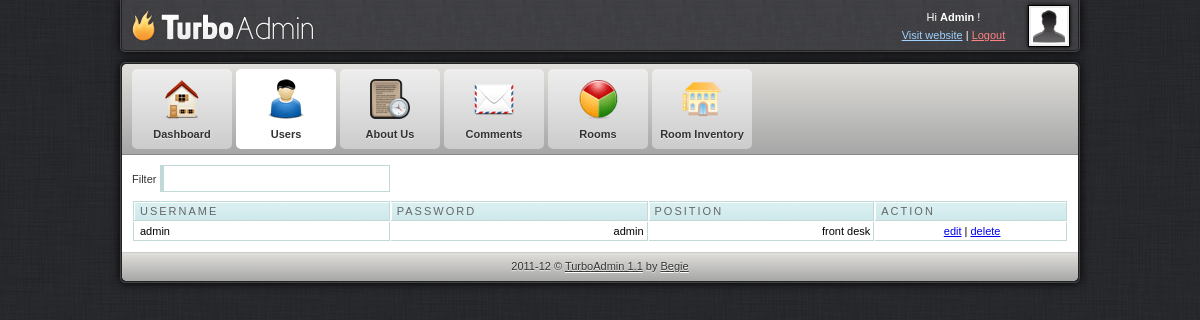
The page /admin/user.php (signed in) on the database its author committed.
### tables this page shows
CREATE TABLE IF NOT EXISTS `user` (
  `user_id` int(11) NOT NULL AUTO_INCREMENT,
  `username` varchar(30) NOT NULL,
  `password` varchar(30) NOT NULL,
  `position` varchar(45) NOT NULL,
  PRIMARY KEY (`user_id`)
);

### admin/user.php (the view, shortened to what this page needs)
<html>
<head>
<link href="css/style.css" rel="stylesheet" type="text/css" />
<link rel="stylesheet" href="febe/style.css" type="text/css" media="screen" charset="utf-8">
<link href="src/facebox.css" media="screen" rel="stylesheet" type="text/css" />
</head>
<body>
	<div id="container">
		<div id="adminbar-outer" class="radius-bottom">
			<div id="adminbar" class="radius-bottom">
				<a id="logo" href="dashboard.php"></a>
				<div id="details">
					<a class="avatar" href="javascript: void(0)">
					<img width="36" height="36" alt="avatar" src="img/avatar.jpg">
					</a>
					<div class="tcenter">
					Hi
					<strong>Admin</strong>
					!
					<br>
					<a class="alight" href="javascript: void(0)">Visit website</a>
					|
					<a class="alightred" href="../index.php">Logout</a>
					</div>
				</div>
			</div>
		</div>
		<div id="panel-outer" class="radius" style="opacity: 1;">
			<div id="panel" class="radius">
				<ul class="radius-top clearfix" id="main-menu">
					<li>
						<a href="dashboard.php">
							<img alt="Dashboard" src="img/m-dashboard.png">
							<span>Dashboard</span>
						</a>
					</li>
					<li>
						<a class="active" href="user.php">
							<img alt="Users" src="img/m-users.png">
							<span>Users</span>
							<span class="submenu-arrow"></span>
						</a>
					</li>
					<li>
						<a href="aboutus.php">
							<img alt="Articles" src="img/m-articles.png">
							<span>About Us</span>
							<span class="submenu-arrow"></span>
						</a>
					</li>
					<li>
						<a href="message.php">
							<img alt="Newsletter" src="img/m-newsletter.png">
							<span>Comments</span>
						</a>
					</li>
					<li>
						<a href="rooms.php">
							<img alt="Statistics" src="img/m-statistics.png">
							<span>Rooms</span>
						</a>
					</li>
					<li>
						<a href="roominventory.php">
							<img alt="Custom" src="img/m-custom.png">
							<span>Room Inventory</span>
						</a>
					</li>
				</ul>
				<div id="content" class="clearfix">
					<label for="filter">Filter</label> <input type="text" name="filter" value="" id="filter" />
					<table cellpadding="1" cellspacing="1" id="resultTable">
						<thead>
							<tr>
								<th  style="border-left: 1px solid #C1DAD7"> Username </th>
								<th> Password </th>
								<th> Position </th>
								<th> Action </th>
							</tr>
						</thead>
						<tbody>
						<?php
							$result = mysql_query("SELECT * FROM user ORDER BY username ASC");
							while($row = mysql_fetch_array($result))
								{
									echo '<tr class="record">';
									echo '<td style="border-left: 1px solid #C1DAD7;">'.$row['username'].'</td>';
									echo '<td><div align="right">'.$row['password'].'</div></td>';
									echo '<td><div align="right">'.$row['position'].'</div></td>';
									echo '<td><div align="center"><a rel="facebox" href="edituser.php?id='.$row['user_id'].'">edit</a> | <a href="#" id="'.$row['user_id'].'" class="delbutton" title="Click To Delete">delete</a></div></td>';
									echo '</tr>';
								}
							?>
						</tbody>
					</table>
				</div>
				<div id="footer" class="radius-bottom">
					2011-12 ©
					<a class="afooter-link" href="">TurboAdmin 1.1</a>
					by
					<a class="afooter-link" href="">Begie</a>
				</div>
			</div>
		</div>
	</div>
</body>
</html>

### admin/css/style.css (style rules this page uses)
html, body { background: url("../img/bg.jpg") repeat scroll 0 0 #333333; color: #333333; font-family: Arial,Helvetica,sans-serif; font-size: 11px; line-height: 1.6; margin:0; }
#container { margin: 0 auto; width: 960px; }
#login-container-outer, #container #adminbar-outer, #container #panel-outer { border: 1px solid #444444; box-shadow: 0 0 10px #000000; }
#container #adminbar-outer { background: none repeat scroll 0 0 #403F44; border-top: medium none; margin: 0 0 10px; }
.radius-bottom { border-bottom-left-radius: 5px; border-bottom-right-radius: 5px; }
#login-container, #container #adminbar, #container #panel { border: 1px solid #222222; }
#container #adminbar { background: url("../img/alter-bg.jpg") repeat scroll left top transparent; border-top: medium none; height: 50px; }
.clearfix { clear:both; }
#container #adminbar a#logo { background: url("../img/logo.png") no-repeat scroll left top transparent; display: block; float: left; height: 50px; width: 200px; }
#container #adminbar #details { color: #FFFFFF; float: right; height: 34px; line-height: 18px; padding: 8px; width: 184px; }
#container #adminbar #details a.avatar { background-color: #EEEEEE; border: 1px solid #000000; box-shadow: 0 0 4px #000000; display: block; float: right; height: 36px; margin: -3px 0 0 7px; padding: 2px; width: 36px; }
.tcenter { text-align: center; }
a.alight { color: #9FD2FF; }
a.alightred { color: #FF8181; }
.radius { border-radius: 5px 5px 5px 5px; }
#container #panel ul#main-menu, #container #panel #footer, #login-extra { background-color: #D5D5D5; background-image: linear-gradient(#E0DFDB, #A6A6A6); }
ul#main-menu { border-bottom: 1px solid #888888; list-style: none outside none; margin: 0; padding: 0 10px; }
.radius-top { border-top-left-radius: 5px; border-top-right-radius: 5px; }
ul#main-menu li { float: left; margin: 5px 4px 5px 0; }
ul#main-menu li a.active { background: none repeat scroll 0 0 #FFFFFF; text-shadow: 0 1px 1px #FFFFFF; }
ul#main-menu li a { background: linear-gradient(#EEEEEE, #CCCCCC) repeat scroll 0 0 #EEEEEE; border-radius: 5px 5px 5px 5px; color: #333333; display: block; font-weight: bold; height: 80px; line-height: 1px; position: relative; text-align: center; text-shadow: 0 1px 1px #EEEEEE; width: 100px; text-decoration:none; }
ul#main-menu li a img { height: 40px; padding: 10px 15px 5px; width: 40px; }
ul#main-menu li a span { display: block; line-height: 20px; padding: 0 0 5px; }
#container #content { padding: 10px; background-color:#ffffff; }
#container #footer { border-top: 1px solid #CCCCCC; color: #333333; margin: 0; padding: 5px; text-align: center; text-shadow: 0 1px 1px #EEEEEE; }
a.afooter-link { color: #333333; text-shadow: 0 1px 1px #FFFFFF; }

### admin/febe/style.css (style rules this page uses)
#resultTable { background-color: white; margin-top: 8px; width: 100%; color:#000000; }
#resultTable th.sortable { background: url("bg_header.jpg") no-repeat scroll 0 0 #CAE8EA; border-bottom: 1px solid #C1DAD7; border-right: 1px solid #C1DAD7; border-top: 1px solid #C1DAD7; color: #4F6B72; font: normal 11px "Trebuchet MS",Verdana,Arial,Helvetica,sans-serif; letter-spacing: 2px; padding: 3px 3px 3px 6px; text-align: left; text-transform: uppercase; color: #666; cursor: pointer; text-decoration: none; }
#resultTable th { background: url("bg_header.jpg") no-repeat scroll 0 0 #CAE8EA; border-bottom: 1px solid #C1DAD7; border-right: 1px solid #C1DAD7; border-top: 1px solid #C1DAD7; color: #4F6B72; font: normal 11px "Trebuchet MS",Verdana,Arial,Helvetica,sans-serif; letter-spacing: 2px; padding: 3px 3px 3px 6px; text-align: left; text-transform: uppercase; color: #666; cursor: pointer; text-decoration: none; }
#resultTable td { border-bottom: 1px solid #C1DAD7; border-right: 1px solid #C1DAD7; padding: 3px 3px 3px 6px; font: normal 11px "Trebuchet MS",Verdana,Arial,Helvetica,sans-serif; }
#resultTable td.odd { font: normal 11px "Trebuchet MS",Verdana,Arial,Helvetica,sans-serif; }
#filter { width: 230px; border: 1px solid #C1DAD7; border-left: 4px solid #C1DAD7; padding:5px; background-image:url('../images/filter.gif'); background-repeat:no-repeat; background-position: 3px 5px; padding-left:20px; }
.clearfix { clear:both; }

### rows shown on the page
user: username "admin", password "admin", position "front desk"
